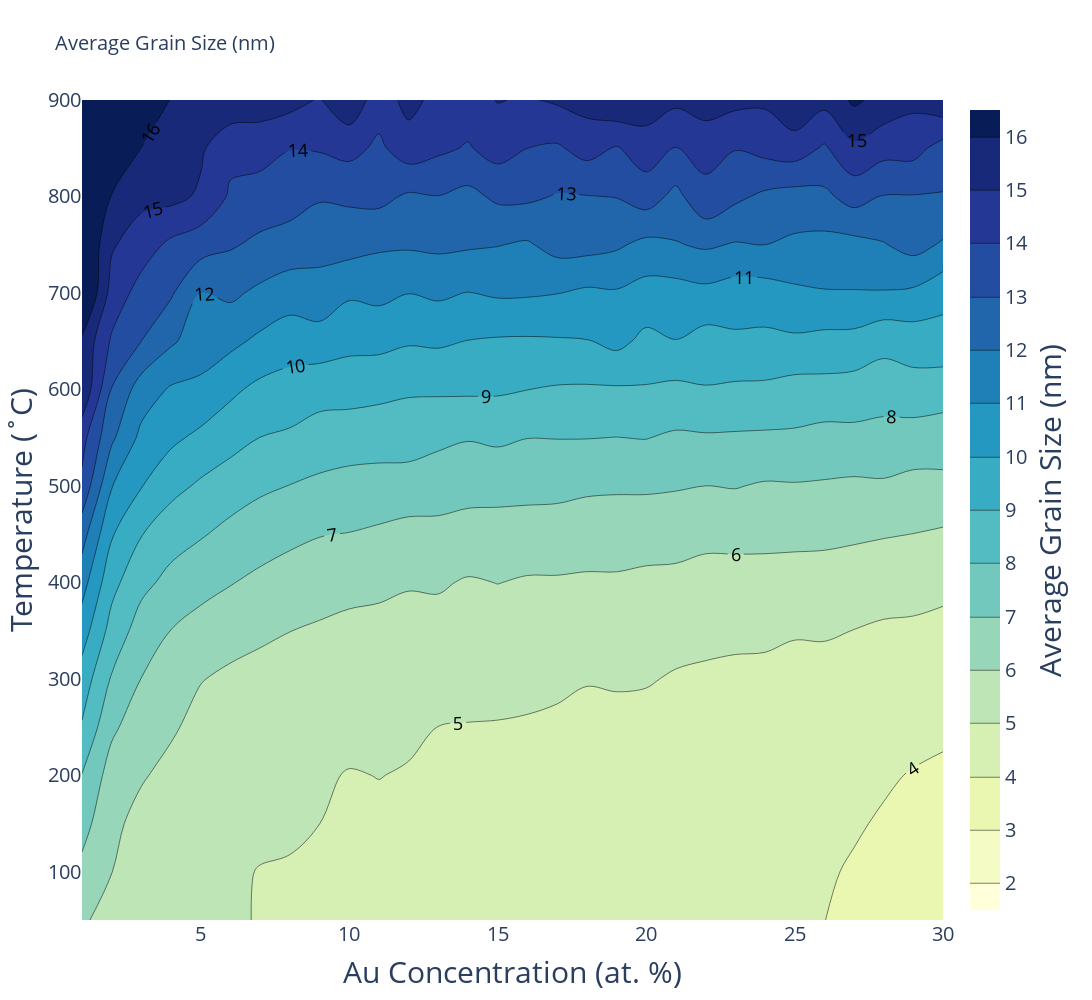

The code cell stored with this chart in its notebook:
### Code cell
fig = go.FigureWidget(data =
    go.Contour(
        z=chunks(d_list,30),
        y=np.array(range (50,950,50)),
        x=np.array(range (1,31)),
        colorscale="ylgnbu",
         colorbar=dict(
            title='Average Grain Size (nm)', # title here
            titleside='right',
            title_font_size=30,
            tickfont_size = 20,
            )
        ,contours=dict(
            start=2,
            end=16,
            size=1,
            showlabels = True, # show labels on contours
            labelfont = dict( # label font properties
                size = 18,
                #color = 'white',
            )),
#         contours_coloring='heatmap'
    ))
fig.update_layout(title_text='Average Grain Size (nm)',
                 xaxis_title='Au Concentration (at. %)',
                 yaxis_title='Temperature (˚C)',
                  title=dict(font_size=20))
fig.update_xaxes(title=dict(font_size=30),tickfont_size=20)
fig.update_yaxes(title=dict(font_size=30),tickfont_size=20) 
fig.update_layout(
    autosize=False,
    width=1200,
    height=1000,
#     margin=dict(
#         l=50,
#         r=50,
#         b=100,
#         t=100,
#         pad=4
#     ),
#     paper_bgcolor="LightSteelBlue",
)

fig.show()

### Figure 1 — Plotly figure (JSON) as saved in the notebook; plotly's stock layout.template omitted (floating-point values rounded to 4 significant figures; data arrays with more than 128 entries replaced by an {"elided": "..."} marker saying what was removed)
{"data": [{"colorbar": {"tickfont": {"size": 20}, "title": {"font": {"size": 30}, "side": "right", "text": "Average Grain Size (nm)"}}, "colorscale": [[0, "rgb(255,255,217)"], [0.125, "rgb(237,248,177)"], [0.25, "rgb(199,233,180)"], [0.375, "rgb(127,205,187)"], [0.5, "rgb(65,182,196)"], [0.625, "rgb(29,145,192)"], [0.75, "rgb(34,94,168)"], [0.875, "rgb(37,52,148)"], [1, "rgb(8,29,88)"]], "contours": {"end": 16, "labelfont": {"size": 18}, "showlabels": true, "size": 1, "start": 2}, "type": "contour", "uid": "c19d7541-492a-44ef-b682-c2b570d3ceba", "x": [1, 2, 3, 4, 5, 6, 7, 8, 9, 10, 11, 12, 13, 14, 15, 16, 17, 18, 19, 20, 21, 22, 23, 24, 25, 26, 27, 28, 29, 30], "y": [50, 100, 150, 200, 250, 300, 350, 400, 450, 500, 550, 600, 650, 700, 750, 800, 850, 900], "z": {"elided": "18x30 float values"}}], "layout": {"autosize": false, "height": 1000, "title": {"font": {"size": 20}, "text": "Average Grain Size (nm)"}, "width": 1200, "xaxis": {"autorange": true, "range": [1, 30], "tickfont": {"size": 20}, "title": {"font": {"size": 30}, "text": "Au Concentration (at. %)"}, "type": "linear"}, "yaxis": {"autorange": true, "range": [50, 900], "tickfont": {"size": 20}, "title": {"font": {"size": 30}, "text": "Temperature (˚C)"}, "type": "linear"}}}
